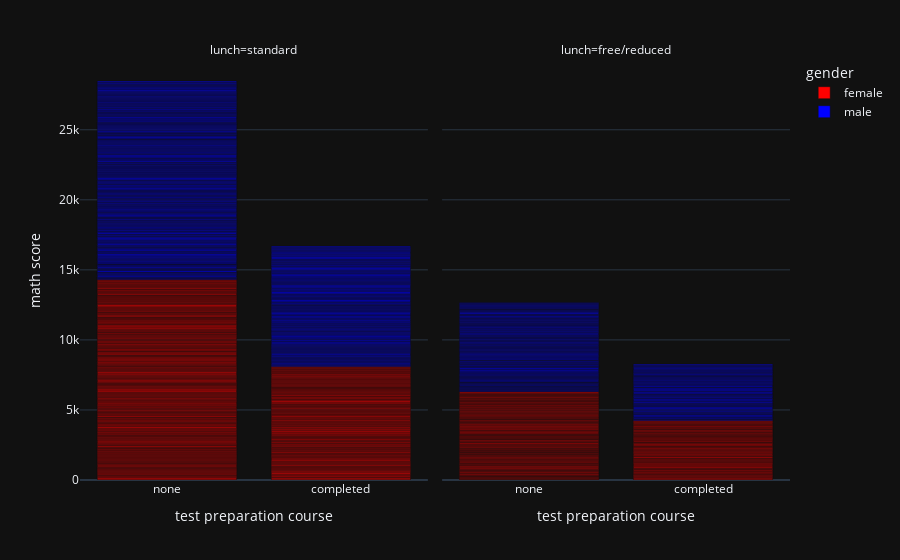

The notebook cell this image was saved under:
### Markdown cell above
### with different color

### Code cell
px.bar(data_frame=df, x='test preparation course', y='math score', color='gender', opacity=0.9, barmode='relative', facet_col='lunch', facet_col_wrap=2,
      # color_continuous_midpoint=100, 
      #color_continuous_scale=px.color.diverging.Picninc,
      color_discrete_map={'male':'blue','female':'red'},
      #color_discrete_sequence=['purple','black']
      template='plotly_dark' 
      )

### Figure 1 — Plotly figure (JSON) as saved in the notebook; plotly's stock layout.template omitted (floating-point values rounded to 4 significant figures; data arrays with more than 128 entries replaced by an {"elided": "..."} marker saying what was removed)
{"data": [{"alignmentgroup": "True", "hovertemplate": "gender=female<br>lunch=standard<br>test preparation course=%{x}<br>math score=%{y}<extra></extra>", "legendgroup": "female", "marker": {"color": "red", "opacity": 0.9, "pattern": {"shape": ""}}, "name": "female", "offsetgroup": "female", "orientation": "v", "showlegend": true, "textposition": "auto", "type": "bar", "x": {"elided": "329 str values"}, "xaxis": "x", "y": {"elided": "329 int values"}, "yaxis": "y"}, {"alignmentgroup": "True", "hovertemplate": "gender=female<br>lunch=free/reduced<br>test preparation course=%{x}<br>math score=%{y}<extra></extra>", "legendgroup": "female", "marker": {"color": "red", "opacity": 0.9, "pattern": {"shape": ""}}, "name": "female", "offsetgroup": "female", "orientation": "v", "showlegend": false, "textposition": "auto", "type": "bar", "x": {"elided": "189 str values"}, "xaxis": "x2", "y": {"elided": "189 int values"}, "yaxis": "y2"}, {"alignmentgroup": "True", "hovertemplate": "gender=male<br>lunch=standard<br>test preparation course=%{x}<br>math score=%{y}<extra></extra>", "legendgroup": "male", "marker": {"color": "blue", "opacity": 0.9, "pattern": {"shape": ""}}, "name": "male", "offsetgroup": "male", "orientation": "v", "showlegend": true, "textposition": "auto", "type": "bar", "x": {"elided": "316 str values"}, "xaxis": "x", "y": {"elided": "316 int values"}, "yaxis": "y"}, {"alignmentgroup": "True", "hovertemplate": "gender=male<br>lunch=free/reduced<br>test preparation course=%{x}<br>math score=%{y}<extra></extra>", "legendgroup": "male", "marker": {"color": "blue", "opacity": 0.9, "pattern": {"shape": ""}}, "name": "male", "offsetgroup": "male", "orientation": "v", "showlegend": false, "textposition": "auto", "type": "bar", "x": {"elided": "166 str values"}, "xaxis": "x2", "y": {"elided": "166 int values"}, "yaxis": "y2"}], "layout": {"annotations": [{"font": {}, "showarrow": false, "text": "lunch=standard", "x": 0.245, "xanchor": "center", "xref": "paper", "y": 1, "yanchor": "bottom", "yref": "paper"}, {"font": {}, "showarrow": false, "text": "lunch=free/reduced", "x": 0.755, "xanchor": "center", "xref": "paper", "y": 1, "yanchor": "bottom", "yref": "paper"}], "barmode": "relative", "legend": {"title": {"text": "gender"}, "tracegroupgap": 0}, "margin": {"t": 60}, "xaxis": {"anchor": "y", "domain": [0, 0.49], "title": {"text": "test preparation course"}}, "xaxis2": {"anchor": "y2", "domain": [0.51, 1], "matches": "x", "title": {"text": "test preparation course"}}, "yaxis": {"anchor": "x", "domain": [0, 1], "title": {"text": "math score"}}, "yaxis2": {"anchor": "x2", "domain": [0, 1], "matches": "y", "showticklabels": false}}}
